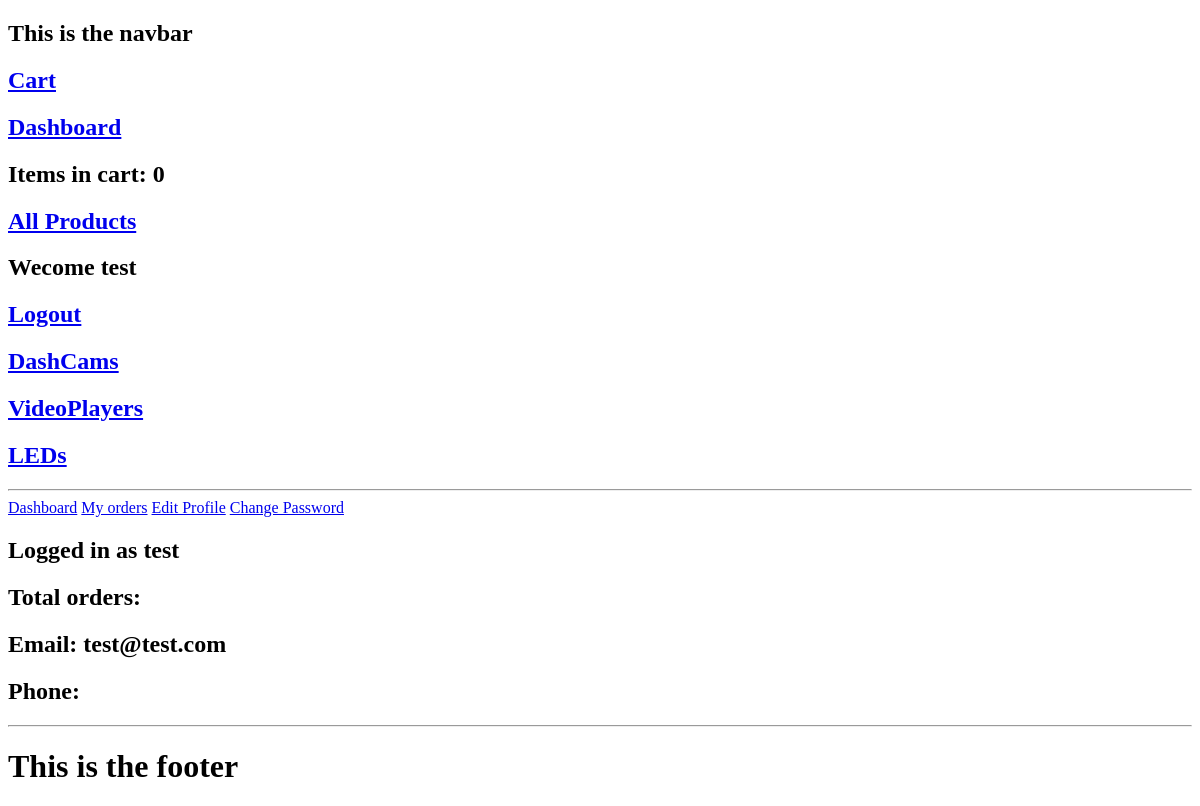
Before: /accounts/ (signed in) with the older database file.
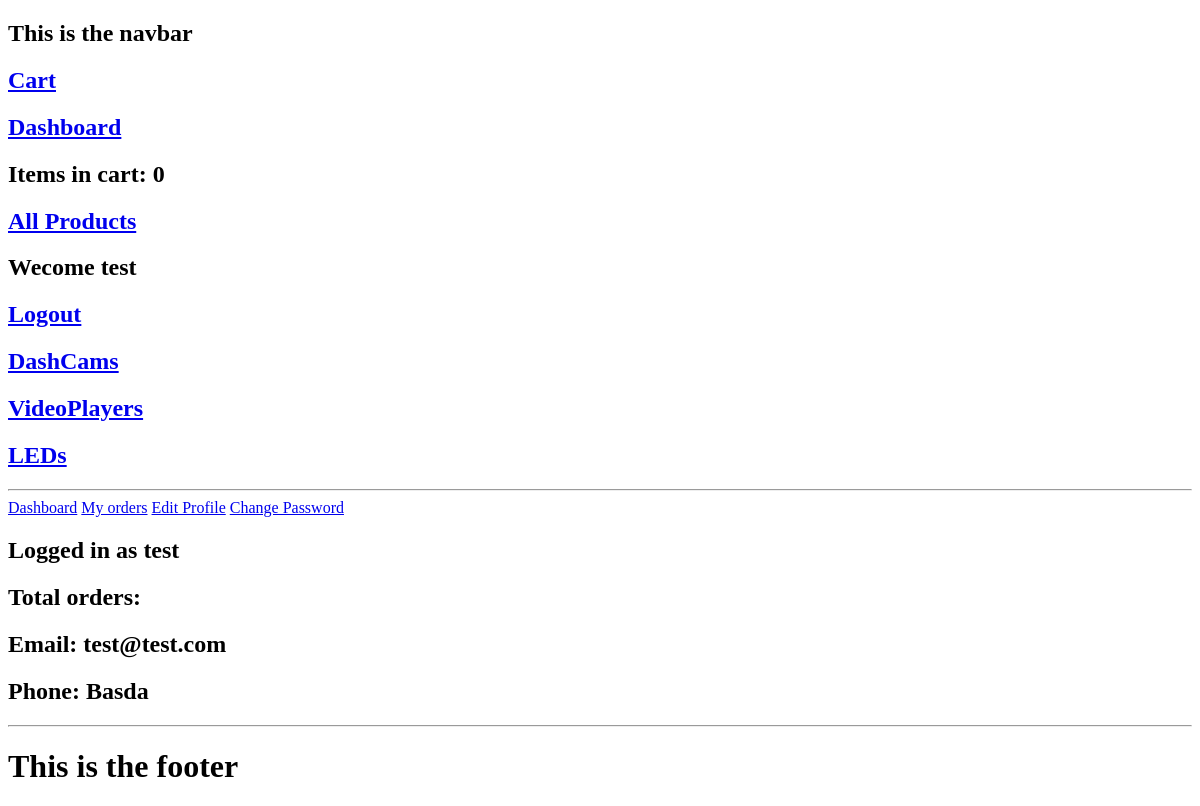
After: the same page with the newer database file.
### accounts/models.py (models this page shows, shortened)
class Account(AbstractBaseUser):
    username = models.CharField(max_length=50, unique=True)
    email = models.EmailField(max_length=100, unique=True)
    phone_number = models.CharField(max_length=50)
    date_joined = models.DateTimeField(auto_now_add=True)
    last_login = models.DateTimeField(auto_now_add=True)
    is_admin = models.BooleanField(default=False)
    is_staff = models.BooleanField(default=False)
    is_active = models.BooleanField(default=False)
    is_superadmin = models.BooleanField(default=False)
    USERNAME_FIELD = 'email'
    REQUIRED_FIELDS = ['username']
    objects = MyAccountManager()

### accounts/views.py (the view)
# urls.py: path('', views.dashboard, name='dashboard'),
@login_required(login_url= 'login')
def dashboard(request):
    orders = Order.objects.order_by('-created_at').filter(user_id=request.user.id, is_ordered=True)
    orders_count = orders.count()
    context = {
        'orders_count': orders_count,
    }
    return render(request, 'accounts/dashboard.html', context=context)

### cart/context_processors.py (called while the page is built)
def counter(request):
    cart_count = 0
    if 'admin' in request.path:
        return {}
    else:
        try:
            cart = Cart.objects.filter(cart_id=_cart_id(request))
            if request.user.is_authenticated:
                cart_items = CartItem.objects.all().filter(user=request.user)
            else:
                cart_items = CartItem.objects.all().filter(cart=cart[:1])
            for cart_item in cart_items:
                cart_count += cart_item.quantity
        except Cart.DoesNotExist:
            cart_count = 0
    return dict(cart_count=cart_count)

### cart/views.py (called while the page is built)
def _cart_id(request):
    cart = request.session.session_key
    if not cart:
        cart = request.session.create()
    return cart

### category/context_processors.py (called while the page is built)
def menu_links(request):
    links = Category.objects.all()
    return dict(links=links)

### category/models.py (called while the page is built)
    def get_url(self):
        return reverse('products_by_category', args = [self.slug])

### templates/accounts/dashboard.html (shortened to what this page needs)
{% extends 'base/base.html' %}
{% load static %}
{% block content %}
    {% include 'accounts/dashboard_sidebar.html' %}
    <h2>Logged in as {{user.username}}</h2>
    <h2>Total orders: {{orders_count}}</h2>
    <h2>Email: {{user.email}}</h2>
    <h2>Phone: {{user.phone_number}}</h2>
{% endblock %}

### templates/base/navbar.html
<nav>
    <h1>This is the navbar</h1>
    <a href="{% url 'cart'%}"><h2>Cart</h2></a>
    <a href="{% url 'dashboard'%}"><h2>Dashboard</h2></a>
    <h2>Items in cart: {{cart_count}}</h2>
    <a href="{% url 'store'%}"><h2>All Products</h2></a>
    {% if user.id is None %}
    <a href="{% url 'login'%}"><h2>Sign In </h2></a>
    <a href="{% url 'register'%}"><h2>Register</h2></a>
    {% else %}
    <h2>Wecome {{user.username}}</h2>
    <a href="{% url 'logout'%}"><h2>Logout</h2></a>
    {% endif %}
    {% for category in links %}
        <a href="{{ category.get_url }}"><h2>{{category.category_name}}</h2></a>
    {% endfor %}
    <hr>
</nav>

Changed rows visible on the page:
changed Account "test": phone_number (not shown) → "Basda"
